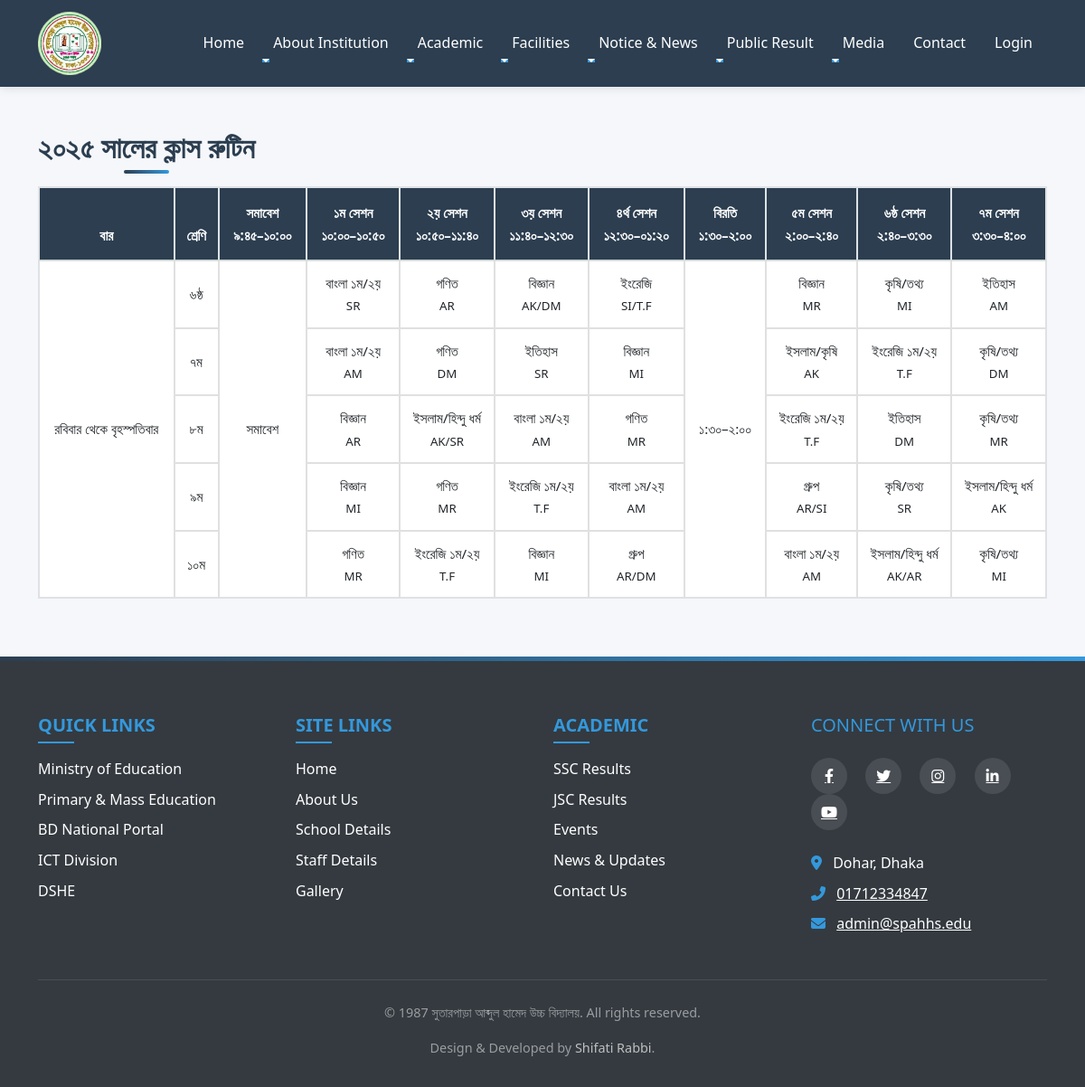
The app's page /routine.php with its own data.
### tables this page shows
CREATE TABLE IF NOT EXISTS `setting` (
  `id` int NOT NULL AUTO_INCREMENT,
  `current_year` int NOT NULL,
  `current_semester` varchar(11) NOT NULL,
  `school_name` varchar(100) NOT NULL,
  `slogan` varchar(300) NOT NULL,
  `about` text NOT NULL,
  PRIMARY KEY (`id`)
);

### data/setting.php (called while the page is built)
<?php
function getSetting($conn){
   $sql = "SELECT * FROM setting";
   $stmt = $conn->prepare($sql);
   $stmt->execute();
   if ($stmt->rowCount() == 1) {
     $settings = $stmt->fetch();
     return $settings;
   }else {
    return 0;
   }
}

### routine.php (the view, shortened to what this page needs)
<?php include "header.php";
include "admin/data/routine.php";
?>
<section class="routine-section py-5">
  <div class="container">
    <h2 class="text-center section-title mb-4">২০২৫ সালের ক্লাস রুটিন</h2>
    <div class="table-responsive">
      <table class="table table-bordered text-center routine-table">
        <thead class="table-success text-white bg-success">
          <tr>
            <th>বার</th>
            <th>শ্রেণি</th>
            <th>সমাবেশ<br>৯:৪৫–১০:০০</th>
            <th>১ম সেশন<br>১০:০০–১০:৫০</th>
            <th>২য় সেশন<br>১০:৫০–১১:৪০</th>
            <th>৩য় সেশন<br>১১:৪০–১২:৩০</th>
            <th>৪র্থ সেশন<br>১২:৩০–০১:২০</th>
            <th>বিরতি<br>১:৩০–২:০০</th>
            <th>৫ম সেশন<br>২:০০–২:৪০</th>
            <th>৬ষ্ঠ সেশন<br>২:৪০–৩:৩০</th>
            <th>৭ম সেশন<br>৩:৩০–৪:০০</th>
          </tr>
        </thead>
        <tbody>
          <tr>
            <td rowspan="6" class="align-middle">রবিবার থেকে বৃহস্পতিবার</td>
            <td>৬ষ্ঠ</td>
            <td rowspan="5" class="align-middle">সমাবেশ</td>
            <td>বাংলা ১ম/২য়<br><small>SR</small></td>
            <td>গণিত<br><small>AR</small></td>
            <td>বিজ্ঞান<br><small>AK/DM</small></td>
            <td>ইংরেজি<br><small>SI/T.F</small></td>
            <td rowspan="5" class="align-middle">১:৩০–২:০০</td>
            <td>বিজ্ঞান<br><small>MR</small></td>
            <td>কৃষি/তথ্য<br><small>MI</small></td>
            <td>ইতিহাস<br><small>AM</small></td>
          </tr>
          <tr>
            <td>৭ম</td>
            <td>বাংলা ১ম/২য়<br><small>AM</small></td>
            <td>গণিত<br><small>DM</small></td>
            <td>ইতিহাস<br><small>SR</small></td>
            <td>বিজ্ঞান<br><small>MI</small></td>
            <td>ইসলাম/কৃষি<br><small>AK</small></td>
            <td>ইংরেজি ১ম/২য়<br><small>T.F</small></td>
            <td>কৃষি/তথ্য<br><small>DM</small></td>
          </tr>
          <tr>
            <td>৮ম</td>
            <td>বিজ্ঞান<br><small>AR</small></td>
            <td>ইসলাম/হিন্দু ধর্ম<br><small>AK/SR</small></td>
            <td>বাংলা ১ম/২য়<br><small>AM</small></td>
            <td>গণিত<br><small>MR</small></td>
            <td>ইংরেজি ১ম/২য়<br><small>T.F</small></td>
            <td>ইতিহাস<br><small>DM</small></td>
            <td>কৃষি/তথ্য<br><small>MR</small></td>
          </tr>
          <tr>
            <td>৯ম</td>
            <td>বিজ্ঞান<br><small>MI</small></td>
            <td>গণিত<br><small>MR</small></td>
            <td>ইংরেজি ১ম/২য়<br><small>T.F</small></td>
            <td>বাংলা ১ম/২য়<br><small>AM</small></td>
            <td>গ্রুপ<br><small>AR/SI</small></td>
            <td>কৃষি/তথ্য<br><small>SR</small></td>
            <td>ইসলাম/হিন্দু ধর্ম<br><small>AK</small></td>
          </tr>
          <tr>
            <td>১০ম</td>
            <td>গণিত<br><small>MR</small></td>
            <td>ইংরেজি ১ম/২য়<br><small>T.F</small></td>
            <td>বিজ্ঞান<br><small>MI</small></td>
            <td>গ্রুপ<br><small>AR/DM</small></td>
            <td>বাংলা ১ম/২য়<br><small>AM</small></td>
            <td>ইসলাম/হিন্দু ধর্ম<br><small>AK/AR</small></td>
            <td>কৃষি/তথ্য<br><small>MI</small></td>
          </tr>
        </tbody>
      </table>
    </div>
  </div>
</section>
<?php include 'footer.php'; ?>

### footer.php (shortened to what this page needs)
<footer class="footer">
    <div class="container">
        <div class="row">
            <div class="col-md-3 mb-4 mb-md-0">
                <div class="footer-links">
                    <h5 class="text-uppercase mb-4" style="color: var(--secondary-color);">Quick Links</h5>
                    <ul class="list-unstyled">
                        <li class="mb-2"><a href="https://www.moedu.gov.bd/" class="text-white footer-link">Ministry of Education</a></li>
                        <li class="mb-2"><a href="https://www.mopme.gov.bd/" class="text-white footer-link">Primary & Mass Education</a></li>
                        <li class="mb-2"><a href="https://bangladesh.gov.bd/" class="text-white footer-link">BD National Portal</a></li>
                        <li class="mb-2"><a href="https://a2i.gov.bd/" class="text-white footer-link">ICT Division</a></li>
                        <li class="mb-2"><a href="http://www.dshe.gov.bd/" class="text-white footer-link">DSHE</a></li>
                    </ul>
                </div>
            </div>
            <div class="col-md-3 mb-4 mb-md-0">
                <div class="footer-links">
                    <h5 class="text-uppercase mb-4" style="color: var(--secondary-color);">Site Links</h5>
                    <ul class="list-unstyled">
                        <li class="mb-2"><a href="index" class="text-white footer-link">Home</a></li>
                        <li class="mb-2"><a href="about" class="text-white footer-link">About Us</a></li>
                        <li class="mb-2"><a href="basic-info" class="text-white footer-link">School Details</a></li>
                        <li class="mb-2"><a href="people_info" class="text-white footer-link">Staff Details</a></li>
                        <li class="mb-2"><a href="gallery" class="text-white footer-link">Gallery</a></li>
                    </ul>
                </div>
            </div>
            <div class="col-md-3 mb-4 mb-md-0">
                <div class="footer-links">
                    <h5 class="text-uppercase mb-4" style="color: var(--secondary-color);">Academic</h5>
                    <ul class="list-unstyled">
                        <li class="mb-2"><a href="public_results_ssc" class="text-white footer-link">SSC Results</a></li>
                        <li class="mb-2"><a href="public_results_jsc" class="text-white footer-link">JSC Results</a></li>
                        <li class="mb-2"><a href="events" class="text-white footer-link">Events</a></li>
                        <li class="mb-2"><a href="news" class="text-white footer-link">News & Updates</a></li>
                        <li class="mb-2"><a href="contact" class="text-white footer-link">Contact Us</a></li>
                    </ul>
                </div>
            </div>
            <div class="col-md-3">
                <div class="footer-contact">
                    <h5 class="text-uppercase mb-4" style="color: var(--secondary-color);">Connect With Us</h5>
                    <div class="social-icons mb-4">
                        <a href="https://www.facebook.com/groups/348161615295603/" class="text-white me-3 social-icon"><i class="fab fa-facebook-f"></i></a>
                        <a href="#" class="text-white me-3 social-icon"><i class="fab fa-twitter"></i></a>
                        <a href="#" class="text-white me-3 social-icon"><i class="fab fa-instagram"></i></a>
                        <a href="#" class="text-white me-3 social-icon"><i class="fab fa-linkedin-in"></i></a>
                        <a href="#" class="text-white me-3 social-icon"><i class="fab fa-youtube"></i></a>
                    </div>
                    <address class="mb-0">
                        <p class="mb-2">
                            <i class="fas fa-map-marker-alt me-2" style="color: var(--secondary-color);"></i>
                            <span>Dohar, Dhaka</span>
                        </p>
                        <p class="mb-2">
                            <i class="fas fa-phone-alt me-2" style="color: var(--secondary-color);"></i>
                            <a href="tel:01712334847" class="text-white">01712334847</a>
                        </p>
                        <p class="mb-0">
                            <i class="fas fa-envelope me-2" style="color: var(--secondary-color);"></i>
                            <a href="mailto:admin@spahhs.edu" class="text-white">admin@spahhs.edu</a>
                        </p>
                    </address>
                </div>
            </div>
        </div>
        <div class="copyright text-center">
            <p>&copy; <?=$setting['current_year']?> <?=$setting['school_name']?>. All rights reserved.</p>
            <p>Design & Developed by <a href="tel: 01571501416" style="text-decoration: none; color: silver;">Shifati Rabbi</a>.</p>
        </div>
    </div>
</footer>
</body>
</html>

### css/style.css (style rules this page uses)
:root { --primary-color: #003366; --secondary-color: #ff6600; --light-color: #f8f9fa; --dark-color: #343a40; --transition-speed: 0.4s; }
body { font-family: 'Poppins', 'Segoe UI', Tahoma, Geneva, Verdana, sans-serif; line-height: 1.6; color: #333; overflow-x: hidden; }
html { scroll-behavior: smooth; }
.section-title { color: var(--primary-color); font-weight: 700; margin-bottom: 30px; position: relative; display: inline-block; }
.section-title:after { content: ''; position: absolute; width: 50%; height: 3px; background-color: var(--secondary-color); bottom: -10px; left: 0; }
.footer { background-color: var(--dark-color); color: white; padding: 4rem 0 1rem; position: relative; }
.footer::before { content: ''; position: absolute; top: 0; left: 0; width: 100%; height: 5px; background: linear-gradient(90deg, var(--primary-color), var(--secondary-color)); }
.footer-links h5 { color: white; font-weight: 600; margin-bottom: 1.5rem; position: relative; }
.footer-links h5::after { content: ''; position: absolute; bottom: -8px; left: 0; width: 40px; height: 2px; background-color: var(--secondary-color); }
.footer-links ul { list-style: none; padding-left: 0; }
.footer-links li { margin-bottom: 0.75rem; }
.footer-links a { color: rgba(255, 255, 255, 0.7); text-decoration: none; transition: all var(--transition-speed) ease; position: relative; padding-left: 0; }
.footer-links a::before { content: '→'; position: absolute; left: -15px; opacity: 0; transition: all var(--transition-speed) ease; color: var(--secondary-color); }
.social-icons a { display: inline-flex; align-items: center; justify-content: center; width: 40px; height: 40px; background-color: rgba(255, 255, 255, 0.1); border-radius: 50%; color: white; margin-right: 0.75rem; transition: all var(--transition-speed) ease; }
.copyright { border-top: 1px solid rgba(255, 255, 255, 0.1); padding-top: 1.5rem; margin-top: 3rem; text-align: center; color: rgba(255, 255, 255, 0.5); font-size: 0.9rem; }
.section-title { color: var(--primary-color); font-weight: 700; margin-bottom: 2.5rem; position: relative; display: inline-block; font-size: 2rem; }
.section-title::after { content: ''; position: absolute; width: 50px; height: 4px; background: linear-gradient(90deg, var(--primary-color), var(--secondary-color)); bottom: -10px; left: 50%; transform: translateX(-50%); border-radius: 2px; }
.table th { background-color: #f1f1f1; font-weight: 600; }
.table-bordered { border: 1px solid #dee2e6; }
.table-bordered th, .table-bordered td { border: 1px solid #dee2e6; }
.table-responsive { overflow-x: auto; }
.table th { background-color: #f1f1f1; font-weight: 600; text-align: center; }
.table td { text-align: center; vertical-align: middle; }
.bg-success { background-color: #28a745 !important; }

### routine.php (style rules this page uses)
:root { --primary-color: #2c3e50; --secondary-color: #3498db; --accent-color: #e74c3c; --light-bg: #f8f9fa; --dark-text: #2c3e50; --light-text: #ecf0f1; }
body { font-family: 'Segoe UI', Tahoma, Geneva, Verdana, sans-serif; background-color: #f5f7fa; }
.routine-table { width: 100%; border-collapse: separate; border-spacing: 0; font-size: 0.95rem; animation: fadeInUp 1s; }
.routine-table th { background-color: var(--primary-color); color: white; font-weight: 600; padding: 15px 10px; text-align: center; position: sticky; top: 0; z-index: 10; }
.routine-table td { padding: 12px 8px; border: 1px solid #e0e0e0; vertical-align: middle; transition: all 0.2s ease; }
.routine-table tr:nth-child(even) { background-color: rgba(240, 240, 240, 0.5); }
.routine-table tr td { animation: fadeInCells 0.5s ease forwards; }
.routine-table tr:nth-child(1) td { animation-delay: 0.1s; }
.routine-table tr:nth-child(2) td { animation-delay: 0.2s; }
.routine-table tr:nth-child(3) td { animation-delay: 0.3s; }
.routine-table tr:nth-child(4) td { animation-delay: 0.4s; }
.routine-table tr:nth-child(5) td { animation-delay: 0.5s; }

### records on screen
setting: current_year "1987", school_name "সুতারপাড়া আব্দুল হামেদ উচ্চ বিদ্যালয়"
